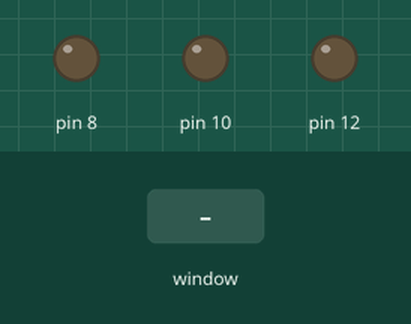
The program below on a simulated Raspberry Pi (header pin numbers). Parts: output pins drawn as LEDs (lit = HIGH). The inputs (shaded band) are chosen by the test bench. The desktop window is not drawn, its controls go by their first labels and the mouse button is held 0.15 s.

Above: at 1.2 s.
1.3 s: control labelled "Red LED" in the window clicked
At 2.4 s:
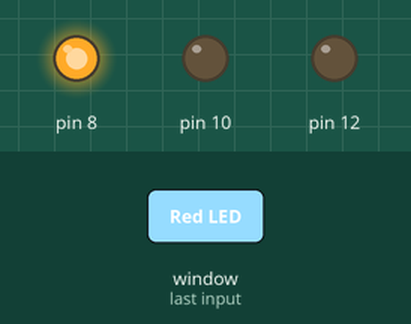
2.8 s: control labelled "Green LED" in the window clicked
At 3.6 s:
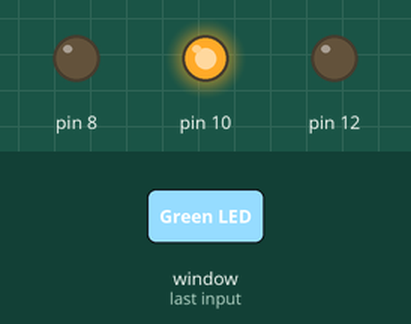
4.3 s: control labelled "Blue LED" in the window clicked
At 4.7 s:
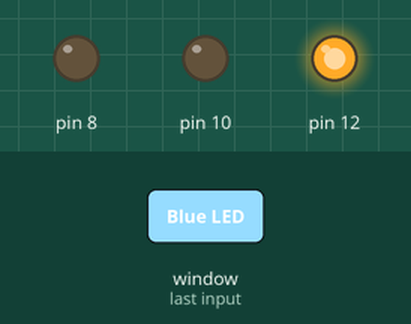
5.8 s: control labelled "Turn Off All LEDs" in the window clicked
At 7.1 s:
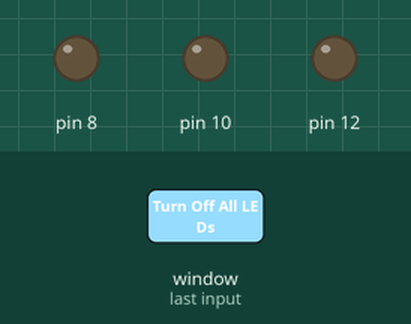
Timing chart, 0 to 8.3 s (numbered marks = the images above; inputs shaded):
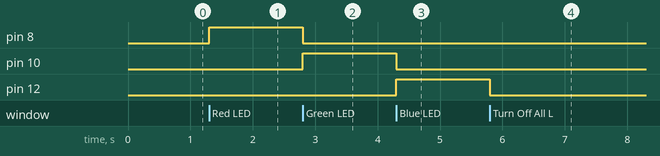

The program:

led_control.py
```python
import tkinter as tk
import RPi.GPIO as GPIO

# Set up GPIO
GPIO.setmode(GPIO.BOARD)
GPIO.setup(8, GPIO.OUT)   # Red LED
GPIO.setup(10, GPIO.OUT)  # Green LED
GPIO.setup(12, GPIO.OUT)  # blue LED

# Function to control LEDs
def control_red_led():
    control_led(8)

def control_green_led():
    control_led(10)

def control_blue_led():
    control_led(12)

def control_led(led_pin):
    GPIO.output(8, GPIO.LOW)
    GPIO.output(10, GPIO.LOW)
    GPIO.output(12, GPIO.LOW)
    GPIO.output(led_pin, GPIO.HIGH)

# Function to turn off all LEDs
def turn_off_all_leds():
    GPIO.output(8, GPIO.LOW)
    GPIO.output(10, GPIO.LOW)
    GPIO.output(12, GPIO.LOW)

# Function to clean up GPIO on exit
def on_exit():
    GPIO.cleanup()
    root.destroy()

# Create the main window
root = tk.Tk()
root.title("LED Controller")

# Create a label
label = tk.Label(root, text="Select LED to Turn On:", font=("Helvetica", 16))
label.pack(pady=10)

# Create radio buttons for LEDs
led_var = tk.IntVar()
led_var.set(0)  # Initialize with no selection

red_radio = tk.Radiobutton(root, text="Red LED", font=("Helvetica", 14), variable=led_var, value=8, command=control_red_led)
green_radio = tk.Radiobutton(root, text="Green LED", font=("Helvetica", 14), variable=led_var, value=10, command=control_green_led)
blue_radio = tk.Radiobutton(root, text="Blue LED", font=("Helvetica", 14), variable=led_var, value=12, command=control_blue_led)

red_radio.pack(pady=10)
green_radio.pack(pady=10)
blue_radio.pack(pady=10)

# Create a "Turn Off All LEDs" button
off_button = tk.Button(root, text="Turn Off All LEDs", command=turn_off_all_leds, font=("Helvetica", 12))
off_button.pack(pady=10)

# Add some padding and set the background color
root.configure(bg="#89cfef")
root.geometry("300x400")

# Set the exit event handler
root.protocol("WM_DELETE_WINDOW", on_exit)

# Start the GUI main loop
root.mainloop()
```

Measured:
- after the input at 1.3 s, pin 8: LOW → HIGH at once
- after the input at 2.8 s, pin 8: HIGH → LOW at once; pin 10: LOW → HIGH at once
- after the input at 4.3 s, pin 10: HIGH → LOW at once; pin 12: LOW → HIGH at once
- after the input at 5.8 s, pin 12: HIGH → LOW at once
